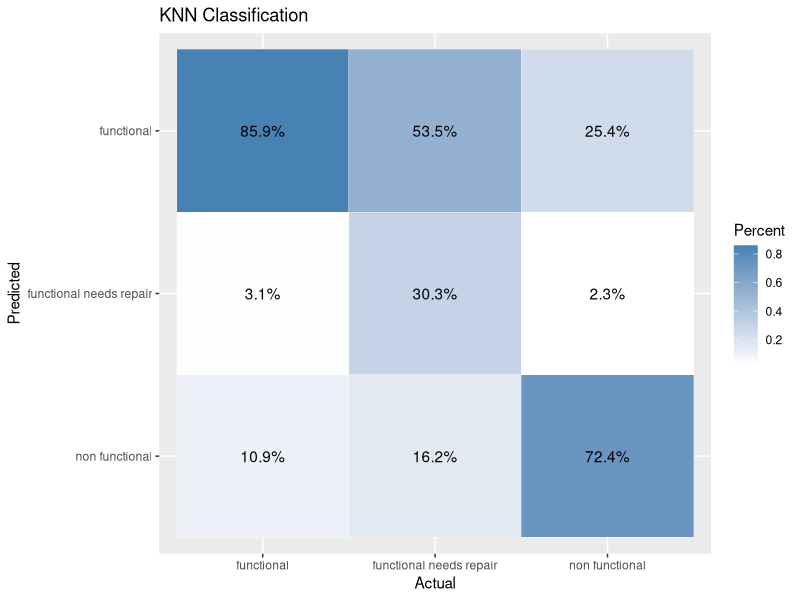
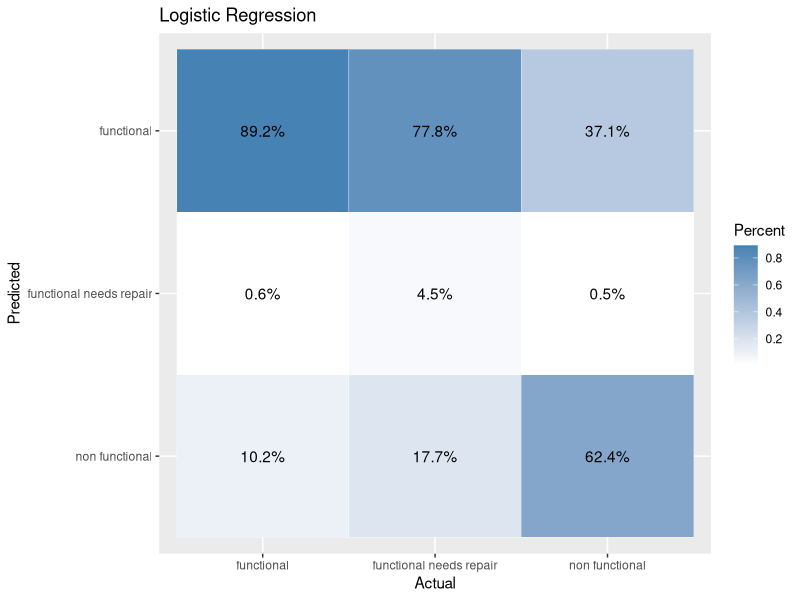
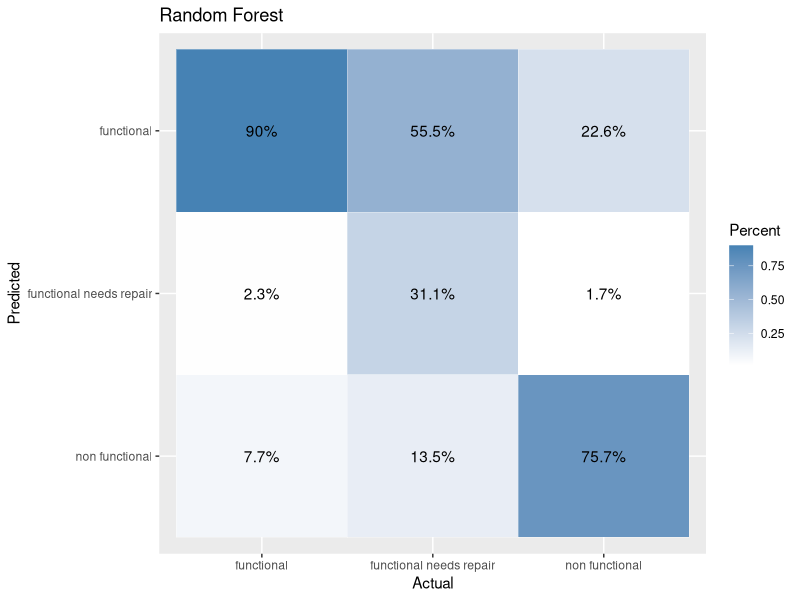
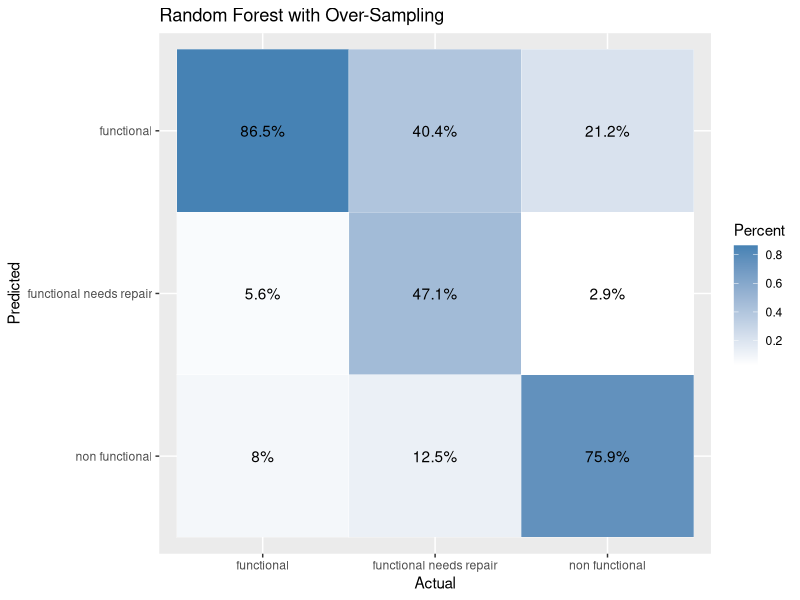
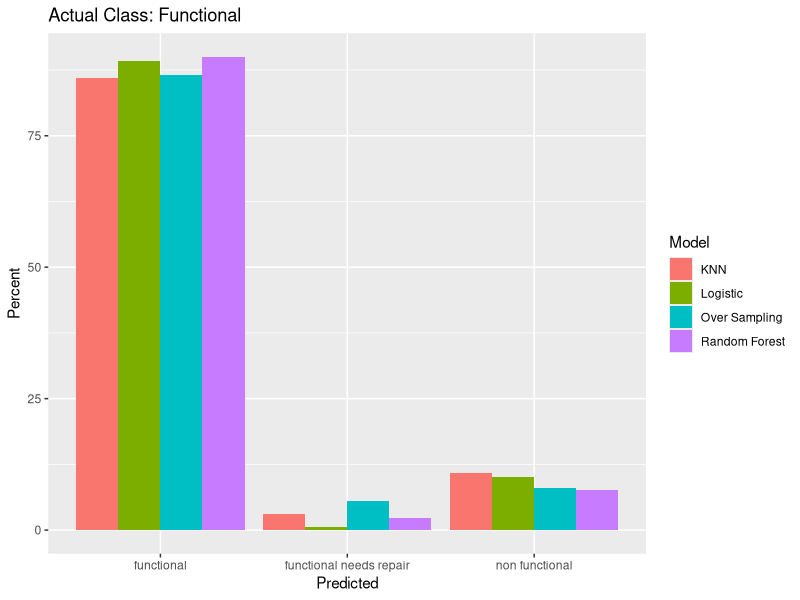
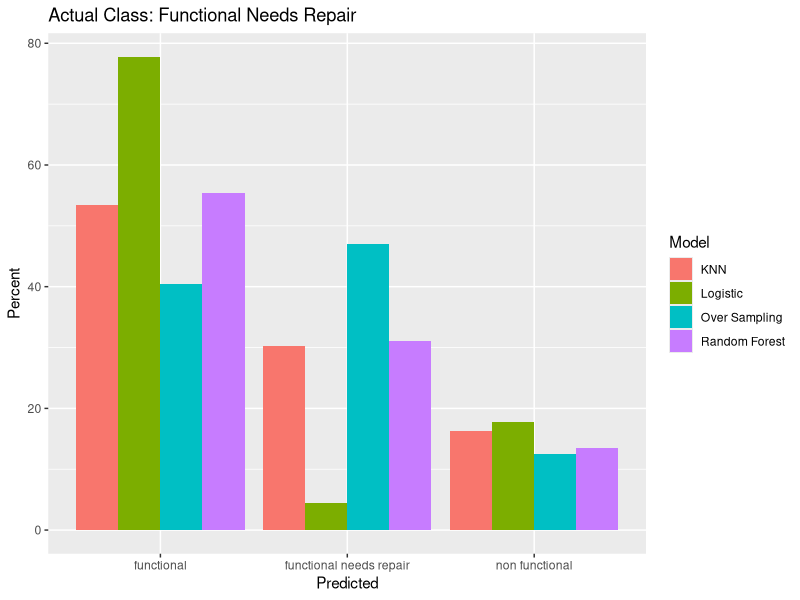
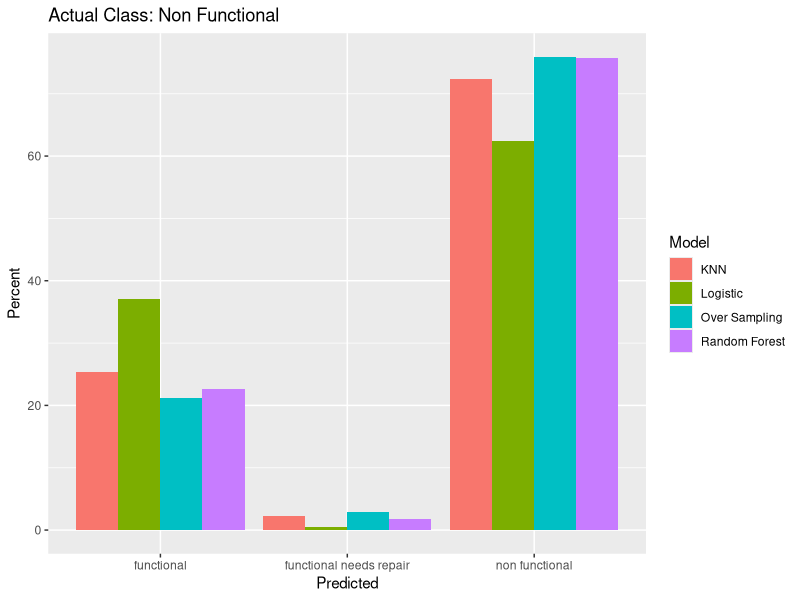
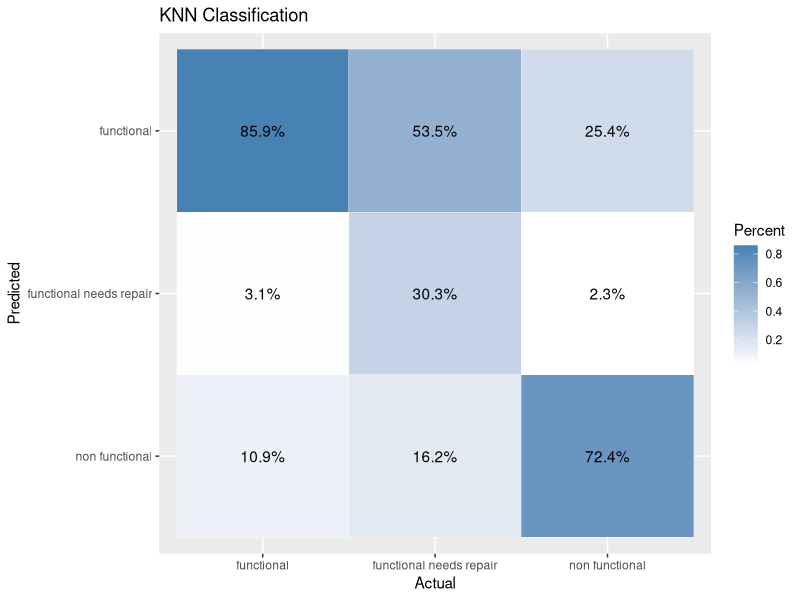

Generate these figures, in order, with R:
# plot comparison plots for all models
library(reshape2)
# list with confusion matrices for models.
# predicted are rows, actual are cols
#  -> Var1: predicted, Var2: actual
classNames <- c('functional', 'functional needs repair', 'non functional')

confMats <- list(KNN = data.frame(melt(matrix(c(6904, 580, 1455, 251, 328, 129, 878, 176, 4149),
                              nrow = 3, byrow = TRUE, 
                              dimnames = list(classNames, classNames)))),
                 Log = data.frame(melt(matrix(c(19158, 2263, 5646, 126, 131, 83, 2183, 516, 9494), 
                              nrow = 3, byrow = TRUE,
                              dimnames = list(classNames, classNames)))),
                 RandForest = data.frame(melt(matrix(c(5809, 473, 1034, 150, 265, 78, 495, 115, 3461), 
                                     nrow = 3, byrow = TRUE, 
                                     dimnames = list(classNames, classNames)))),
                 OverSamp = data.frame(melt(matrix(c(8370, 383, 1453, 539, 446, 196, 770, 118, 5197), 
                                                     nrow = 3, byrow = TRUE, 
                                                     dimnames = list(classNames, classNames)))))

confMats$KNN$rescale <- confMats$KNN$value / 
  c(rep(6904 + 251 + 878, 3), rep(580 + 328 + 176, 3), rep(1455 + 129 + 4149, 3))
confMats$Log$rescale <- confMats$Log$value / 
  c(rep(19158 + 126 + 2183, 3), rep(2263 + 131 + 516, 3), rep(5646 + 83 + 9494, 3))
confMats$RandForest$rescale <- confMats$RandForest$value / 
  c(rep(5809 + 150 + 495, 3), rep(473 + 265 + 115, 3), rep(1034 + 78 + 3461, 3))
confMats$OverSamp$rescale <- confMats$OverSamp$value / 
  c(rep(8370 + 539 + 770, 3), rep(383 + 446 + 118, 3), rep(1453 + 196 + 5197, 3))

colnames(confMats$KNN) <- c('Predicted', 'Actual', 'value', 'Percent')
colnames(confMats$Log) <- c('Predicted', 'Actual', 'value', 'Percent')
colnames(confMats$RandForest) <- c('Predicted', 'Actual', 'value', 'Percent')
colnames(confMats$OverSamp) <- c('Predicted', 'Actual', 'value', 'Percent')

# array of accuracy scores for models.
accs <- c(0.7664, 0.7268, 0.8026, 0.802)   # KNN, Log, then RandForest


library(ggplot2)
plotConf <- function(data, title) {
  print(ggplot(data, aes(Actual, Predicted)) + 
    geom_tile(aes(fill = Percent), colour = 'white') + 
    geom_text(aes(label = paste(round(Percent * 100, 1), '%', sep = ""))) +
    ylim(rev(levels(data$Predicted))) +
    scale_fill_gradient(low = "white", high = "steelblue") + ggtitle(title))
}
setwd('../Paper/Figures/')
plotConf(confMats$KNN, title = "KNN Classification")
ggsave('KNNConfMatrix.png')
plotConf(confMats$Log, title = "Logistic Regression")
ggsave('LogConfMatrix.png')
plotConf(confMats$RandForest, title = "Random Forest")
ggsave('RandForestConfMatrix.png')
plotConf(confMats$OverSamp, title = "Random Forest with Over-Sampling")
ggsave('OverSampleConfMatrix.png')


plotBars <- function(data, title) {
  print(ggplot(data, aes(Predicted, Percent * 100)) + 
          geom_bar(aes(fill = Model), position = 'dodge', stat = 'identity') + 
          ylab('Percent') + ggtitle(title))
}

library(data.table)
allData <- data.frame(rbindlist(confMats))

allData$Model <- c(rep('KNN', 9), 
                   rep('Logistic', 9),
                   rep('Random Forest', 9),
                   rep('Over Sampling', 9))

functional <- allData[allData$Actual == 'functional',
                      c('Model', 'Predicted', 'Percent')]
broken <- allData[allData$Actual == 'functional needs repair',
                  c('Model', 'Predicted', 'Percent')]
replace <- allData[allData$Actual == 'non functional',
                   c('Model', 'Predicted', 'Percent')]

plotBars(functional, 'Actual Class: Functional')
ggsave('FunctionalBarComps.png')
plotBars(broken, 'Actual Class: Functional Needs Repair')
ggsave('BrokenBarComps.png')
plotBars(replace, 'Actual Class: Non Functional')
ggsave('ReplaceBarComps.png')
